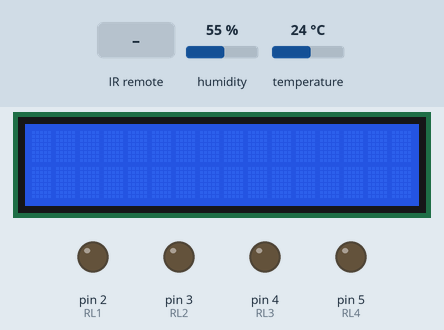
A sketch run on a simulated Arduino Uno, built with avr-gcc and run on an emulated ATmega328P. On the bench: 16×2 character LCD, output pins drawn as LEDs (lit = HIGH). Inputs (shaded band) come from the test bench; at power-on: humidity 55 %, temperature 24 °C. The local clock reads 2024-03-15 10:24:30 at power-on unless the sketch sets it; what the sketch prints to the serial monitor is not drawn.

Above: at 1.2 s.
1.3 s: infrared code 0xFFC23D received
At 2.1 s:
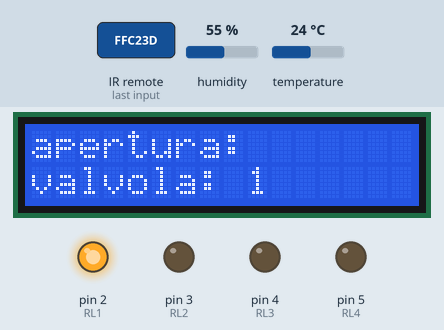
7.3 s: infrared code 0xFFE21D received
At 8.2 s:
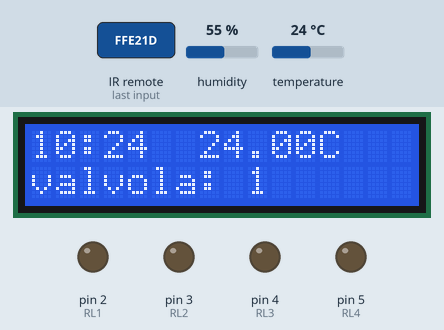
11.5 s: infrared code 0xFFB04F received
At 12.7 s:
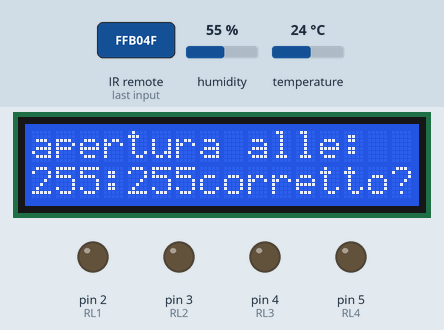
13.0 s: infrared code 0xFF6897 received
At 13.3 s:
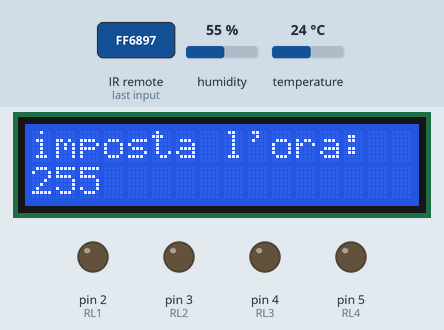
14.5 s: infrared code 0xFF02FD received
At 15.7 s:
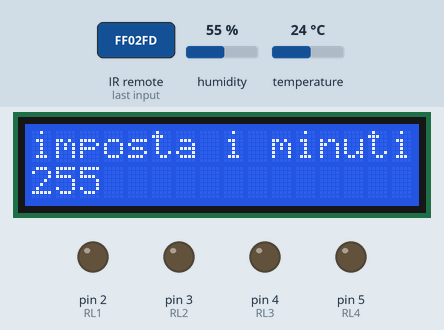
16.0 s: infrared code 0xFF02FD received
At 16.8 s:
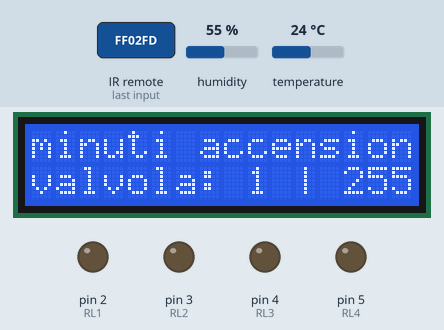
Timing chart, 0 to 18.5 s (numbered marks = the images above; inputs shaded):
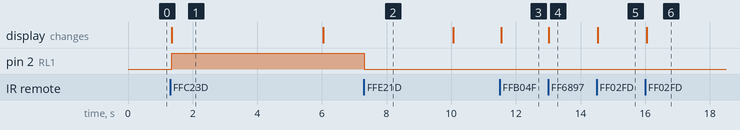

Measured:
- after the input at 1.3 s, pin 2 (RL1): LOW → HIGH after 0.06 s; the display: changes after 0.06 s (image 1)
- after the input at 7.3 s, pin 2 (RL1): HIGH → LOW at once
- after the input at 11.5 s, the display: changes at once (image 3)
- after the input at 13.0 s, the display: changes at once (image 4)
- after the input at 14.5 s, the display: changes at once (image 5)
- after the input at 16.0 s, the display: changes after 0.05 s (image 6)
- what the display in image 1 shows lasts 4.6 s, from 1.4 s to 6.0 s

The sketch:

impianto_centralizzato.ino
```cpp
//sketch created by Daniele Quattrociocchi
#include <Wire.h> //per connessione i2c
#include <LiquidCrystal_I2C.h> //per schermo lcd
#include <IRremote.h> //per telecomando
#include <EEPROM.h> //per gestire le operazioni all'interno della memoria
#include <DHT.h>
#include <RTClib.h>

//assegnazione dei codici del telecomando ir
#define fdx 16761405
#define fsx 16720605
#define fg 16769055
#define fs 16748655
#define t0 16738455
#define t1 16724175
#define ok 16712445
#define stop 16769565
#define settings 16756815
#define on 16753245

//assegnazione dei pin utilizzati
#define DHTPIN 7
#define DHTTYPE DHT11
#define IR 11
#define RL1 2
#define RL2 3
#define RL3 4
#define RL4 5


//variabili globali

bool v[7] = {0,0,0,0,0,0,0}; // defnisce i giorni in cui la pompa deve accendersi
int om[2]; // definisce ore e minuti di accensione della pompa
int durata[4] ;    // definisce il tempo di accensione di una singola pompa
int valve = -1;    // definisce la valvola che deve essere aperta
unsigned long long time = 0,ts = -1; //variabili per la gestione del tempo di apertura delle valvole
bool lcdlight = 0;
float h,t;

LiquidCrystal_I2C lcd(0x27, 16, 2);
IRrecv receiver(IR);
decode_results results;
DHT dht(DHTPIN, DHTTYPE);
RTC_DS3231 rtc;

void dhtSensor(){
  h = dht.readHumidity();
  t = dht.readTemperature();
}

//funzione per cancellare una sola riga del display
void clearLine(int line){
  lcd.setCursor(0,line);
  lcd.print("                  ");
}

//imposta l'orario di apertura delle valvole
int impostaOra(int orario){
  lcd.clear();
  lcd.setCursor(0,0);
  lcd.print("imposta l'ora: ");
  lcd.setCursor(0,1);
  lcd.print(orario);
  bool valore = 0;
  while(true){
    if (receiver.decode(&results)){

      receiver.resume();
      if(results.value==fs){
        orario++;
        orario = orario%24;
        clearLine(1);
        lcd.setCursor(0,1);
        lcd.print(orario);
      }
      if(results.value==fg){
        orario--;
        if (orario == 0)orario = 1;
        orario = orario%24;
        clearLine(1);
        lcd.setCursor(0,1);
        lcd.print(orario);
      }
      if(results.value==ok)valore = 1;

    }
    if (valore) break;
  }
  return orario;
}
//imposta l'orario di apertura delle valvole
int impostaMinuti(int minuti){
  lcd.clear();
  lcd.setCursor(0,0);
  lcd.print("imposta i minuti: ");
  lcd.setCursor(0,1);
  lcd.print(minuti);
  bool valore = 0;
  while(true){
    if (receiver.decode(&results)){

      receiver.resume();
      if(results.value==fs){
        minuti++;
        minuti = minuti%60;
        clearLine(1);
        lcd.setCursor(0,1);
        lcd.print(minuti);
      }
      if(results.value==fg){
        minuti--;
        if (minuti == 0)minuti = 1;
        minuti = minuti%60;
        clearLine(1);
        lcd.setCursor(0,1);
        lcd.print(minuti);
      }
      if(results.value==ok)valore = 1;

    }
    if (valore) break;
  }
  return minuti;
}
//imposta la durata di apertura delle valvole
void impostaDurata(){
  lcd.clear();
  lcd.setCursor(0,0);
  lcd.print("minuti accensione:");
  for (int i = 0;i<4;i++){
    clearLine(1);
    lcd.setCursor(0,1);
    lcd.print("valvola: ");
    lcd.print(i+1);
    lcd.print(" | ");
    lcd.print(durata[i]);
    bool valore = 0;
    while(true){
      if (receiver.decode(&results)){

        receiver.resume();
        if(results.value==fs){
          durata[i]++;
          clearLine(1);
          lcd.setCursor(0,1);
          lcd.print("valvola: ");
          lcd.print(i+1);
          lcd.print(" | ");
          lcd.print(durata[i]);
        }
        if(results.value==fg){
          durata[i]--;
          if (durata[i] == 0)durata[i] = 1;
          clearLine(1);
          lcd.setCursor(0,1);
          lcd.print("valvola: ");
          lcd.print(i+1);
          lcd.print(" | ");
          lcd.print(durata[i]);
        }
        if(results.value==ok)valore = 1;

      }
      if (valore) break;
    }
  }
}
//funzione per impostare i giorni di irrigazione
void impostaGiorni(){
  lcd.clear();
  lcd.setCursor(0,0);
  lcd.print("lmmgvsd ");
  int indx = 0;
  bool valore = 0;

  do{
    if (receiver.decode(&results)){
      lcd.setCursor(0,1);
      for (int i=0;i<7;i++){
        if (v[i] == 0) lcd.print(" ");
        if (v[i] == 1) lcd.print("x");
      }
      lcd.setCursor(indx,1);
      if (v[indx] == 1) lcd.print(":");
      if (v[indx] == 0) lcd.print(".");
      receiver.resume();
      if(results.value==fdx)indx++;
      if(results.value==fsx)indx--;
      if(indx ==-1)indx = 0;
      if(indx == 7)indx = 6;
      if(results.value==on)valore = 1;
      if(results.value==ok){
        if (v[indx]==0)v[indx]=1;
        else if (v[indx]==1)v[indx]=0;
      }
    }
    if (valore) break;
  }while(true);
}
//funzione che da inizio al timer di irrigazione
void inizio(){
  clearLine(0);
  lcd.setCursor(0,0);
  lcd.print("apertura: ");
  ts = millis();
  valve = 0;
  clearLine(1);
  lcd.setCursor(0,1);
  lcd.print("valvola: ");
  lcd.print(valve+1);
}
//funzione che apre e chiude le valvole
//strettamente legata ad inizio()
void openValve(){


  time = millis()-ts;
  //Serial.println(millis()-ts);
  if (time > (60000*durata[valve]) && valve != -1 ){
    ts = millis();
    if (valve < 4) valve++;
    clearLine(1);
    lcd.setCursor(0,1);
    lcd.print("valvola: ");
    lcd.print(valve+1);
  }

  if (valve == 0){
    digitalWrite(RL1,HIGH);
  }
  if (valve == 1){
    digitalWrite(RL1,LOW);
    delay(100);
    digitalWrite(RL2,HIGH);
  }
  if (valve == 2){
    digitalWrite(RL2,LOW);
    delay(100);
    digitalWrite(RL3,HIGH);
  }
  if (valve == 3){
    digitalWrite(RL3,LOW);
    delay(100);
    digitalWrite(RL4,HIGH);
  }
  if (valve == 4){
    digitalWrite(RL4,LOW);
    valve = -1;
  }


}

//funzione di impostazione di:
//-orario apertura valvole
//-tempo apertura valvole
//-giorni apertura valvole
void setTime(){

  lcd.clear();
  lcd.setCursor(0,0);
  lcd.print("apertura alle: ");
  lcd.setCursor(0,1);
  lcd.print(om[0]);
  lcd.print(":");
  lcd.print(om[1]);
  lcd.setCursor(7,1);
  lcd.print("corretto? s1 n0");
  bool valore = 0;
  while(true){
    if (receiver.decode(&results)){

      receiver.resume();
      if(results.value==t1) valore = 1;
      if(results.value==t0) {
        om[0] = impostaOra(om[0]);
        om[1] = impostaMinuti(om[1]);
        impostaDurata();
        impostaGiorni();
        valore = 1;
      }
    }
    if (valore) break;
  }
  EEPROM.update(0,om[0]);
  EEPROM.update(1,om[1]);
  EEPROM.update(2,durata[0]);
  EEPROM.update(3,durata[1]);
  EEPROM.update(4,durata[2]);
  EEPROM.update(5,durata[3]);
  EEPROM.update(6,v[0]);
  EEPROM.update(7,v[1]);
  EEPROM.update(8,v[2]);
  EEPROM.update(9,v[3]);
  EEPROM.update(10,v[4]);
  EEPROM.update(11,v[5]);
  EEPROM.update(12,v[6]);

}

void setup(){
  Serial.begin(9600);
  /*
  if (rtc.lostPower()){
    rtc.adjust(DateTime(F(__DATE__),F(__TIME__)));
  }
  */
  if (! rtc.begin()) {
    Serial.println("Couldn't find RTC");
    Serial.flush();
    while (1) delay(10);
  }
  if (rtc.lostPower()) {
    Serial.println("RTC lost power, let's set the time!");
    //rtc.adjust(DateTime(2022, 04, 06, 21, 36, 00));
    //rtc.adjust(DateTime(F(__DATE__), F(__TIME__)));
  }
  //rtc.adjust(DateTime(F(__DATE__), F(__TIME__)));

  dht.begin();
  Serial.begin(9600);
  receiver.enableIRIn();
  pinMode(RL1,OUTPUT);
  pinMode(RL2,OUTPUT);
  pinMode(RL3,OUTPUT);
  pinMode(RL4,OUTPUT);


	lcd.init();
	lcd.backlight();
  lcdlight = 1;
	lcd.clear();
	lcd.setCursor(0,0);
	lcd.print("");

  //caricamento dalla memoria interna dei dati di
  //irrigazione
  om[0] = EEPROM.read(0);
  om[1] = EEPROM.read(1);
  durata[0] = EEPROM.read(2);
  durata[1] = EEPROM.read(3);
  durata[2] = EEPROM.read(4);
  durata[3] = EEPROM.read(5);
  v[0] = EEPROM.read(6);
  v[1] = EEPROM.read(7);
  v[2] = EEPROM.read(8);
  v[3] = EEPROM.read(9);
  v[4] = EEPROM.read(10);
  v[5] = EEPROM.read(11);
  v[6] = EEPROM.read(12);

  for (int i =0;i<7;i++){
    Serial.println(v[i]);
  }


}

void loop(){

  DateTime now = rtc.now();

  dhtSensor();
  if (millis()%2000 == 0){
    clearLine(0);
    lcd.setCursor(0,0);
    lcd.print(now.hour());
    lcd.setCursor(2,0);
    lcd.print(":");
    lcd.print(now.minute());
    lcd.setCursor(7,0);
    lcd.print(t);
    lcd.print("C");
    if (valve == -1){
      clearLine(1);
      lcd.setCursor(0,1);
      lcd.print("apertura: ");
      lcd.setCursor(10,1);
      lcd.print(om[0]);
      lcd.setCursor(12,1);
      lcd.print(":");
      lcd.setCursor(13,1);
      lcd.print(om[1]);
    }
  }
  if(now.hour() == om[0] && now.minute() == om[1] && now.second() == (0 || 1 || 2) && valve == -1 ){
    if (v[now.dayOfTheWeek()-1] == 1){
      inizio();
    }
  }

  if (receiver.decode(&results)){

    receiver.resume();
    if(results.value==stop){
      digitalWrite(RL1,LOW);
      digitalWrite(RL2,LOW);
      digitalWrite(RL3,LOW);
      digitalWrite(RL4,LOW);
      valve = -1;
      ts = -1;

    }
    if(results.value==settings){
      setTime();
    }
    if(results.value==on){
      if (lcdlight == 1){
        lcd.noBacklight();
        lcdlight = 0;
      }else{
        lcd.backlight();
        lcdlight = 1;
      }

    }
    if(results.value==fdx) inizio();
  }


  openValve();

}
```
